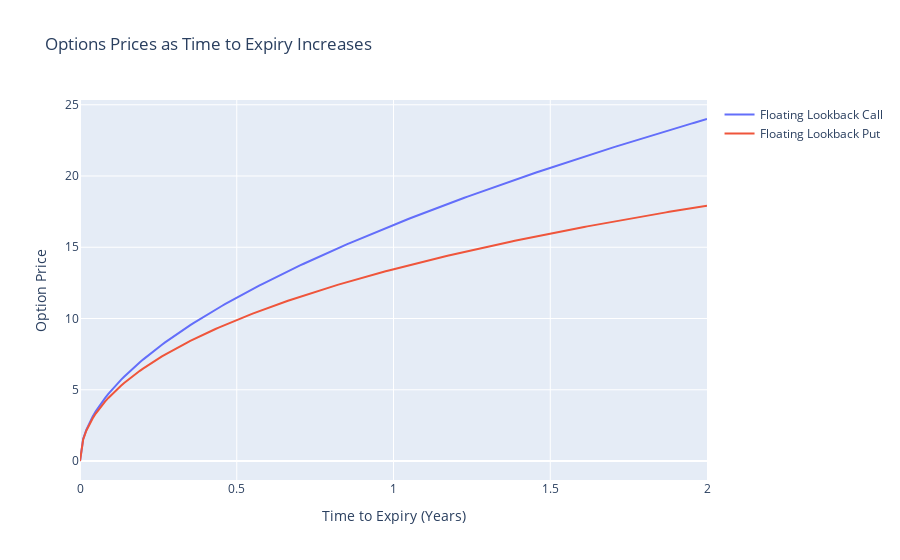

Notebook source saved alongside this figure:
### Code cell
# Plot
fig = go.Figure()

# Add traces for Floating Lookback with time as variation
fig.add_trace(go.Scatter(x=results_df_time['Variation'], y=results_df_time['Floating Lookback Call'], mode='lines', name='Floating Lookback Call'))
fig.add_trace(go.Scatter(x=results_df_time['Variation'], y=results_df_time['Floating Lookback Put'], mode='lines', name='Floating Lookback Put'))

# Update layout
fig.update_layout(title='Options Prices as Time to Expiry Increases',
                   xaxis_title='Time to Expiry (Years)',
                   yaxis_title='Option Price')

# Show plot inline in Jupyter Notebook
iplot(fig)

### Figure 1 — Plotly figure (JSON) as saved in the notebook; plotly's stock layout.template omitted (floating-point values rounded to 4 significant figures; data arrays with more than 128 entries replaced by an {"elided": "..."} marker saying what was removed)
{"data": [{"mode": "lines", "name": "Floating Lookback Call", "type": "scatter", "x": {"elided": "200 float values"}, "y": {"elided": "200 float values"}}, {"mode": "lines", "name": "Floating Lookback Put", "type": "scatter", "x": {"elided": "200 float values"}, "y": {"elided": "200 float values"}}], "layout": {"title": {"text": "Options Prices as Time to Expiry Increases"}, "xaxis": {"title": {"text": "Time to Expiry (Years)"}}, "yaxis": {"title": {"text": "Option Price"}}}}
